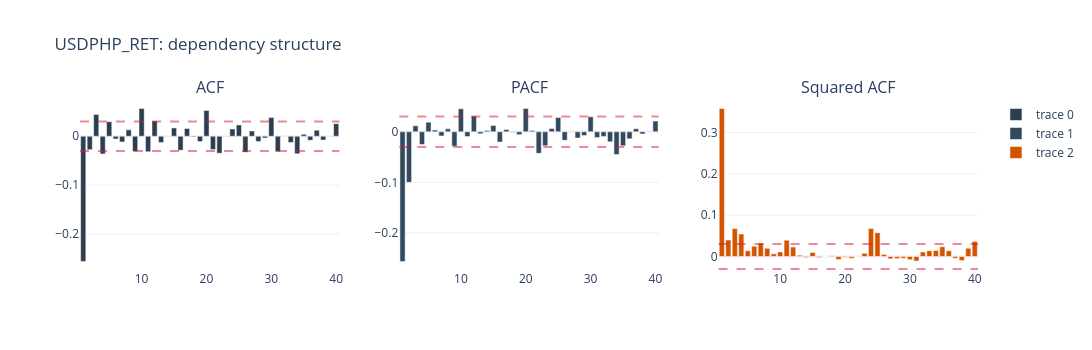
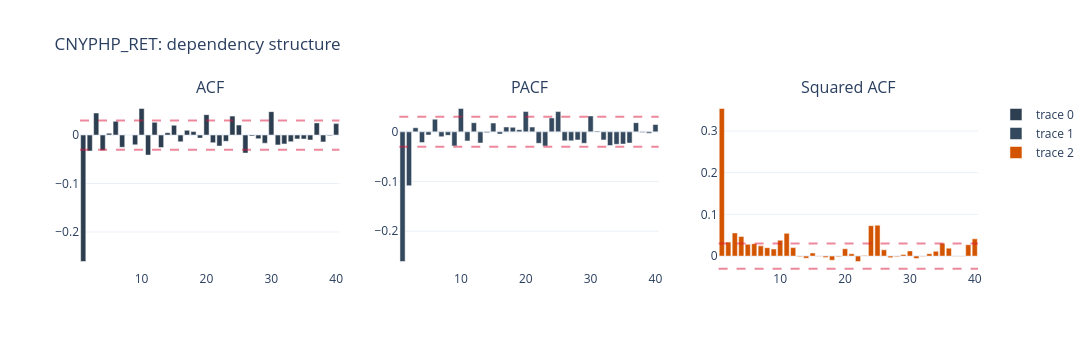
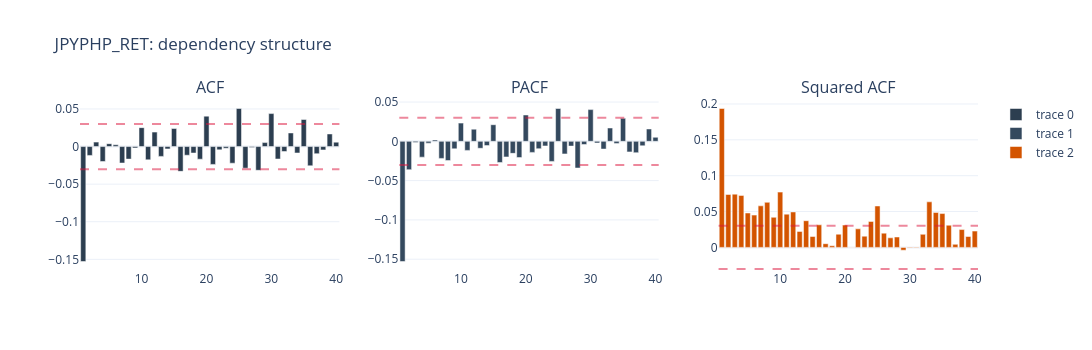
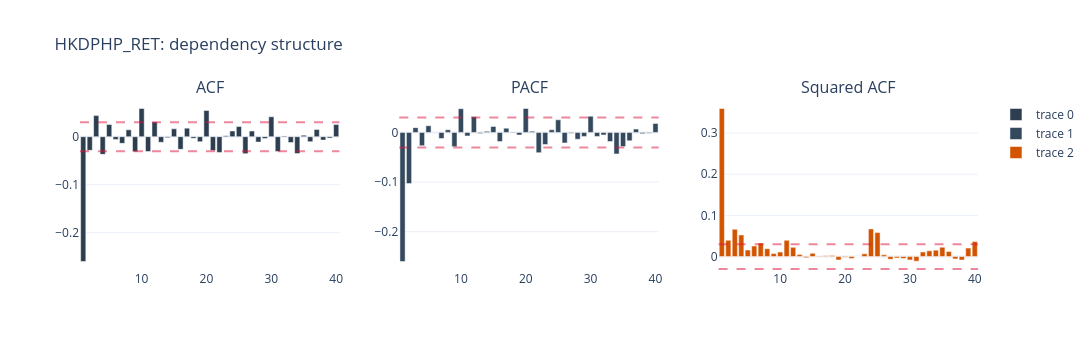

The cell these charts' notebook holds for them, in order:
### Markdown cell above
## 5) Full ACF/PACF/Squared-ACF Structure (all pairs)

### Code cell
acf_panel = acf_pacf_sqacf_table(config, split='fx_aligned', nlags=40)
display(acf_panel.head(20))
save_table(acf_panel, diagnostics_dir / 'acf_pacf_sqacf_panel.csv')

for pair in ret_cols:
    sub = acf_panel[acf_panel['Pair'] == pair]
    if sub.empty:
        continue
    fig = make_subplots(rows=1, cols=3, subplot_titles=['ACF', 'PACF', 'Squared ACF'])
    fig.add_trace(go.Bar(x=sub['Lag'], y=sub['ACF'], marker_color='#2c3e50'), row=1, col=1)
    fig.add_trace(go.Bar(x=sub['Lag'], y=sub['PACF'], marker_color='#34495e'), row=1, col=2)
    fig.add_trace(go.Bar(x=sub['Lag'], y=sub['SqACF'], marker_color='#d35400'), row=1, col=3)
    ci = sub['sig_bound'].iloc[0]
    for col in [1, 2, 3]:
        fig.add_hline(y=ci, line_dash='dash', line_color='crimson', opacity=0.5, row=1, col=col)
        fig.add_hline(y=-ci, line_dash='dash', line_color='crimson', opacity=0.5, row=1, col=col)
    fig.update_layout(title=f'{pair}: dependency structure', template='plotly_white', width=1200, height=350)
    fig.show()
    fig.write_html(str(diagnostics_dir / f'acf_pacf_sqacf_{pair}.html'))

### Figure 1 — Plotly figure (JSON) as saved in the notebook; plotly's stock layout.template omitted (floating-point values rounded to 4 significant figures)
{"data": [{"marker": {"color": "#2c3e50"}, "type": "bar", "x": [1, 2, 3, 4, 5, 6, 7, 8, 9, 10, 11, 12, 13, 14, 15, 16, 17, 18, 19, 20, 21, 22, 23, 24, 25, 26, 27, 28, 29, 30, 31, 32, 33, 34, 35, 36, 37, 38, 39, 40], "xaxis": "x", "y": [-0.2566, -0.02756, 0.04438, -0.03632, 0.02976, -0.005594, -0.01166, 0.01306, -0.03144, 0.05678, -0.03197, 0.03125, -0.01306, -0.0008226, 0.01691, -0.0287, 0.01582, -0.001445, -0.01102, 0.05266, -0.02742, -0.03486, -0.0006631, 0.01482, 0.0231, -0.03304, 0.01083, -0.01098, -0.003785, 0.03824, -0.03204, -0.0004907, -0.01269, -0.03602, 0.003866, -0.008393, 0.01239, -0.007979, -0.0008325, 0.02579], "yaxis": "y"}, {"marker": {"color": "#34495e"}, "type": "bar", "x": [1, 2, 3, 4, 5, 6, 7, 8, 9, 10, 11, 12, 13, 14, 15, 16, 17, 18, 19, 20, 21, 22, 23, 24, 25, 26, 27, 28, 29, 30, 31, 32, 33, 34, 35, 36, 37, 38, 39, 40], "xaxis": "x2", "y": [-0.2567, -0.1001, 0.01183, -0.02541, 0.01904, 0.00345, -0.00838, 0.005826, -0.02863, 0.04538, -0.009601, 0.03106, -0.004015, 0.002698, 0.01254, -0.02043, 0.004583, -0.001064, -0.005659, 0.04604, 0.002519, -0.04264, -0.02766, 0.006401, 0.02837, -0.01692, -0.0002977, -0.01235, -0.007327, 0.02967, -0.01151, -0.009136, -0.01998, -0.04496, -0.0278, -0.01402, 0.006109, -0.004275, -0.0004824, 0.02109], "yaxis": "y2"}, {"marker": {"color": "#d35400"}, "type": "bar", "x": [1, 2, 3, 4, 5, 6, 7, 8, 9, 10, 11, 12, 13, 14, 15, 16, 17, 18, 19, 20, 21, 22, 23, 24, 25, 26, 27, 28, 29, 30, 31, 32, 33, 34, 35, 36, 37, 38, 39, 40], "xaxis": "x3", "y": [0.3578, 0.03996, 0.06749, 0.05418, 0.01395, 0.02484, 0.03243, 0.01977, 0.006438, 0.01107, 0.03961, 0.02278, 0.003077, -0.002133, 0.009893, -0.002396, 8.579e-05, 0.002164, -0.007403, -0.001689, -0.0039, 0.0006524, 0.007728, 0.06774, 0.05753, 0.004687, -0.005558, -0.004584, -0.004024, -0.00754, -0.01073, 0.01097, 0.01427, 0.01459, 0.02356, 0.01406, -0.003995, -0.009473, 0.02004, 0.03656], "yaxis": "y3"}], "layout": {"annotations": [{"font": {"size": 16}, "showarrow": false, "text": "ACF", "x": 0.1444, "xanchor": "center", "xref": "paper", "y": 1, "yanchor": "bottom", "yref": "paper"}, {"font": {"size": 16}, "showarrow": false, "text": "PACF", "x": 0.5, "xanchor": "center", "xref": "paper", "y": 1, "yanchor": "bottom", "yref": "paper"}, {"font": {"size": 16}, "showarrow": false, "text": "Squared ACF", "x": 0.8556, "xanchor": "center", "xref": "paper", "y": 1, "yanchor": "bottom", "yref": "paper"}], "height": 350, "shapes": [{"line": {"color": "crimson", "dash": "dash"}, "opacity": 0.5, "type": "line", "x0": 0, "x1": 1, "xref": "x domain", "y0": 0.03014, "y1": 0.03014, "yref": "y"}, {"line": {"color": "crimson", "dash": "dash"}, "opacity": 0.5, "type": "line", "x0": 0, "x1": 1, "xref": "x domain", "y0": -0.03014, "y1": -0.03014, "yref": "y"}, {"line": {"color": "crimson", "dash": "dash"}, "opacity": 0.5, "type": "line", "x0": 0, "x1": 1, "xref": "x2 domain", "y0": 0.03014, "y1": 0.03014, "yref": "y2"}, {"line": {"color": "crimson", "dash": "dash"}, "opacity": 0.5, "type": "line", "x0": 0, "x1": 1, "xref": "x2 domain", "y0": -0.03014, "y1": -0.03014, "yref": "y2"}, {"line": {"color": "crimson", "dash": "dash"}, "opacity": 0.5, "type": "line", "x0": 0, "x1": 1, "xref": "x3 domain", "y0": 0.03014, "y1": 0.03014, "yref": "y3"}, {"line": {"color": "crimson", "dash": "dash"}, "opacity": 0.5, "type": "line", "x0": 0, "x1": 1, "xref": "x3 domain", "y0": -0.03014, "y1": -0.03014, "yref": "y3"}], "title": {"text": "USDPHP_RET: dependency structure"}, "width": 1200, "xaxis": {"anchor": "y", "domain": [0, 0.2889]}, "xaxis2": {"anchor": "y2", "domain": [0.3556, 0.6444]}, "xaxis3": {"anchor": "y3", "domain": [0.7111, 1]}, "yaxis": {"anchor": "x", "domain": [0, 1]}, "yaxis2": {"anchor": "x2", "domain": [0, 1]}, "yaxis3": {"anchor": "x3", "domain": [0, 1]}}}

### Figure 2 — Plotly figure (JSON) as saved in the notebook; plotly's stock layout.template omitted (floating-point values rounded to 4 significant figures)
{"data": [{"marker": {"color": "#2c3e50"}, "type": "bar", "x": [1, 2, 3, 4, 5, 6, 7, 8, 9, 10, 11, 12, 13, 14, 15, 16, 17, 18, 19, 20, 21, 22, 23, 24, 25, 26, 27, 28, 29, 30, 31, 32, 33, 34, 35, 36, 37, 38, 39, 40], "xaxis": "x", "y": [-0.261, -0.03295, 0.04548, -0.03169, 0.003859, 0.02824, -0.02526, 0.0001989, -0.02024, 0.05476, -0.0414, 0.02623, -0.0258, 0.004908, 0.02023, -0.01399, 0.009696, 0.007036, -0.006337, 0.04212, -0.01576, -0.02272, -0.01292, 0.03906, 0.02061, -0.03729, -0.002221, -0.007582, -0.01681, 0.0483, -0.02033, -0.01838, -0.01368, -0.008033, -0.00824, -0.01031, 0.02509, -0.01414, -0.001282, 0.02363], "yaxis": "y"}, {"marker": {"color": "#34495e"}, "type": "bar", "x": [1, 2, 3, 4, 5, 6, 7, 8, 9, 10, 11, 12, 13, 14, 15, 16, 17, 18, 19, 20, 21, 22, 23, 24, 25, 26, 27, 28, 29, 30, 31, 32, 33, 34, 35, 36, 37, 38, 39, 40], "xaxis": "x2", "y": [-0.2611, -0.1085, 0.008299, -0.02164, -0.006444, 0.02547, -0.009863, -0.007094, -0.02843, 0.04696, -0.01832, 0.01836, -0.02245, -0.001798, 0.01766, -0.004596, 0.0098, 0.009177, 0.004256, 0.04085, 0.009617, -0.02313, -0.02854, 0.02794, 0.04076, -0.01816, -0.01811, -0.01634, -0.02305, 0.03199, 0.001892, -0.01633, -0.02764, -0.02514, -0.02468, -0.02251, 0.01844, -0.001266, -0.002779, 0.01473], "yaxis": "y2"}, {"marker": {"color": "#d35400"}, "type": "bar", "x": [1, 2, 3, 4, 5, 6, 7, 8, 9, 10, 11, 12, 13, 14, 15, 16, 17, 18, 19, 20, 21, 22, 23, 24, 25, 26, 27, 28, 29, 30, 31, 32, 33, 34, 35, 36, 37, 38, 39, 40], "xaxis": "x3", "y": [0.3538, 0.0335, 0.0556, 0.04702, 0.02832, 0.02977, 0.02466, 0.02013, 0.01701, 0.03821, 0.05452, 0.02039, -0.001533, -0.004955, 0.007469, -0.0001794, -0.003226, -0.009975, -0.001787, 0.01765, 0.005618, -0.01296, 0.001226, 0.07301, 0.07411, 0.01512, -0.00375, -0.001794, 0.003733, 0.01244, -0.005754, -0.001174, 0.005779, 0.01157, 0.03077, 0.01908, -0.0001753, -0.0003759, 0.0273, 0.04136], "yaxis": "y3"}], "layout": {"annotations": [{"font": {"size": 16}, "showarrow": false, "text": "ACF", "x": 0.1444, "xanchor": "center", "xref": "paper", "y": 1, "yanchor": "bottom", "yref": "paper"}, {"font": {"size": 16}, "showarrow": false, "text": "PACF", "x": 0.5, "xanchor": "center", "xref": "paper", "y": 1, "yanchor": "bottom", "yref": "paper"}, {"font": {"size": 16}, "showarrow": false, "text": "Squared ACF", "x": 0.8556, "xanchor": "center", "xref": "paper", "y": 1, "yanchor": "bottom", "yref": "paper"}], "height": 350, "shapes": [{"line": {"color": "crimson", "dash": "dash"}, "opacity": 0.5, "type": "line", "x0": 0, "x1": 1, "xref": "x domain", "y0": 0.03014, "y1": 0.03014, "yref": "y"}, {"line": {"color": "crimson", "dash": "dash"}, "opacity": 0.5, "type": "line", "x0": 0, "x1": 1, "xref": "x domain", "y0": -0.03014, "y1": -0.03014, "yref": "y"}, {"line": {"color": "crimson", "dash": "dash"}, "opacity": 0.5, "type": "line", "x0": 0, "x1": 1, "xref": "x2 domain", "y0": 0.03014, "y1": 0.03014, "yref": "y2"}, {"line": {"color": "crimson", "dash": "dash"}, "opacity": 0.5, "type": "line", "x0": 0, "x1": 1, "xref": "x2 domain", "y0": -0.03014, "y1": -0.03014, "yref": "y2"}, {"line": {"color": "crimson", "dash": "dash"}, "opacity": 0.5, "type": "line", "x0": 0, "x1": 1, "xref": "x3 domain", "y0": 0.03014, "y1": 0.03014, "yref": "y3"}, {"line": {"color": "crimson", "dash": "dash"}, "opacity": 0.5, "type": "line", "x0": 0, "x1": 1, "xref": "x3 domain", "y0": -0.03014, "y1": -0.03014, "yref": "y3"}], "title": {"text": "CNYPHP_RET: dependency structure"}, "width": 1200, "xaxis": {"anchor": "y", "domain": [0, 0.2889]}, "xaxis2": {"anchor": "y2", "domain": [0.3556, 0.6444]}, "xaxis3": {"anchor": "y3", "domain": [0.7111, 1]}, "yaxis": {"anchor": "x", "domain": [0, 1]}, "yaxis2": {"anchor": "x2", "domain": [0, 1]}, "yaxis3": {"anchor": "x3", "domain": [0, 1]}}}

### Figure 3 — Plotly figure (JSON) as saved in the notebook; plotly's stock layout.template omitted (floating-point values rounded to 4 significant figures)
{"data": [{"marker": {"color": "#2c3e50"}, "type": "bar", "x": [1, 2, 3, 4, 5, 6, 7, 8, 9, 10, 11, 12, 13, 14, 15, 16, 17, 18, 19, 20, 21, 22, 23, 24, 25, 26, 27, 28, 29, 30, 31, 32, 33, 34, 35, 36, 37, 38, 39, 40], "xaxis": "x", "y": [-0.1529, -0.01181, 0.005886, -0.01989, 0.003828, 0.002321, -0.02191, -0.01672, -0.001821, 0.02516, -0.0177, 0.01921, -0.01311, -0.003121, 0.02395, -0.033, -0.01152, -0.00862, -0.0168, 0.04044, -0.02378, -0.004366, -0.002208, -0.02216, 0.05061, -0.0288, -0.001197, -0.03159, 0.005274, 0.04385, -0.01657, -0.006592, 0.01809, -0.008535, 0.03602, -0.02564, -0.009487, -0.004486, 0.01677, 0.005874], "yaxis": "y"}, {"marker": {"color": "#34495e"}, "type": "bar", "x": [1, 2, 3, 4, 5, 6, 7, 8, 9, 10, 11, 12, 13, 14, 15, 16, 17, 18, 19, 20, 21, 22, 23, 24, 25, 26, 27, 28, 29, 30, 31, 32, 33, 34, 35, 36, 37, 38, 39, 40], "xaxis": "x2", "y": [-0.1529, -0.03605, -0.001534, -0.02013, -0.002298, 0.001672, -0.02172, -0.02449, -0.009551, 0.02319, -0.01152, 0.01549, -0.00883, -0.005431, 0.02116, -0.02691, -0.01985, -0.0153, -0.02064, 0.03354, -0.01407, -0.009377, -0.005863, -0.02555, 0.04178, -0.01601, -0.006068, -0.03398, -0.004078, 0.04036, -0.002051, -0.009829, 0.01698, -0.00265, 0.02928, -0.01343, -0.01445, -0.005681, 0.01572, 0.005135], "yaxis": "y2"}, {"marker": {"color": "#d35400"}, "type": "bar", "x": [1, 2, 3, 4, 5, 6, 7, 8, 9, 10, 11, 12, 13, 14, 15, 16, 17, 18, 19, 20, 21, 22, 23, 24, 25, 26, 27, 28, 29, 30, 31, 32, 33, 34, 35, 36, 37, 38, 39, 40], "xaxis": "x3", "y": [0.1937, 0.07375, 0.07429, 0.07249, 0.04797, 0.04501, 0.05796, 0.0629, 0.04195, 0.07709, 0.04638, 0.04943, 0.02228, 0.03721, 0.01516, 0.03149, 0.005131, 0.002262, 0.0184, 0.03109, 8.037e-05, 0.02587, 0.01567, 0.03622, 0.05776, 0.01989, 0.01335, 0.0145, -0.003958, 0.0005038, 0.0003732, 0.01825, 0.06355, 0.04863, 0.04718, 0.03092, 0.004253, 0.02488, 0.01519, 0.02274], "yaxis": "y3"}], "layout": {"annotations": [{"font": {"size": 16}, "showarrow": false, "text": "ACF", "x": 0.1444, "xanchor": "center", "xref": "paper", "y": 1, "yanchor": "bottom", "yref": "paper"}, {"font": {"size": 16}, "showarrow": false, "text": "PACF", "x": 0.5, "xanchor": "center", "xref": "paper", "y": 1, "yanchor": "bottom", "yref": "paper"}, {"font": {"size": 16}, "showarrow": false, "text": "Squared ACF", "x": 0.8556, "xanchor": "center", "xref": "paper", "y": 1, "yanchor": "bottom", "yref": "paper"}], "height": 350, "shapes": [{"line": {"color": "crimson", "dash": "dash"}, "opacity": 0.5, "type": "line", "x0": 0, "x1": 1, "xref": "x domain", "y0": 0.03014, "y1": 0.03014, "yref": "y"}, {"line": {"color": "crimson", "dash": "dash"}, "opacity": 0.5, "type": "line", "x0": 0, "x1": 1, "xref": "x domain", "y0": -0.03014, "y1": -0.03014, "yref": "y"}, {"line": {"color": "crimson", "dash": "dash"}, "opacity": 0.5, "type": "line", "x0": 0, "x1": 1, "xref": "x2 domain", "y0": 0.03014, "y1": 0.03014, "yref": "y2"}, {"line": {"color": "crimson", "dash": "dash"}, "opacity": 0.5, "type": "line", "x0": 0, "x1": 1, "xref": "x2 domain", "y0": -0.03014, "y1": -0.03014, "yref": "y2"}, {"line": {"color": "crimson", "dash": "dash"}, "opacity": 0.5, "type": "line", "x0": 0, "x1": 1, "xref": "x3 domain", "y0": 0.03014, "y1": 0.03014, "yref": "y3"}, {"line": {"color": "crimson", "dash": "dash"}, "opacity": 0.5, "type": "line", "x0": 0, "x1": 1, "xref": "x3 domain", "y0": -0.03014, "y1": -0.03014, "yref": "y3"}], "title": {"text": "JPYPHP_RET: dependency structure"}, "width": 1200, "xaxis": {"anchor": "y", "domain": [0, 0.2889]}, "xaxis2": {"anchor": "y2", "domain": [0.3556, 0.6444]}, "xaxis3": {"anchor": "y3", "domain": [0.7111, 1]}, "yaxis": {"anchor": "x", "domain": [0, 1]}, "yaxis2": {"anchor": "x2", "domain": [0, 1]}, "yaxis3": {"anchor": "x3", "domain": [0, 1]}}}

### Figure 4 — Plotly figure (JSON) as saved in the notebook; plotly's stock layout.template omitted (floating-point values rounded to 4 significant figures)
{"data": [{"marker": {"color": "#2c3e50"}, "type": "bar", "x": [1, 2, 3, 4, 5, 6, 7, 8, 9, 10, 11, 12, 13, 14, 15, 16, 17, 18, 19, 20, 21, 22, 23, 24, 25, 26, 27, 28, 29, 30, 31, 32, 33, 34, 35, 36, 37, 38, 39, 40], "xaxis": "x", "y": [-0.2599, -0.0285, 0.04386, -0.03682, 0.02532, -0.00575, -0.01392, 0.01423, -0.03114, 0.05866, -0.03098, 0.03069, -0.01162, -0.002048, 0.01633, -0.02633, 0.01778, -0.003323, -0.01044, 0.05465, -0.02887, -0.03282, 0.00201, 0.01188, 0.02107, -0.03529, 0.01175, -0.01126, -0.003907, 0.0414, -0.03083, 0.001558, -0.01231, -0.03519, 0.00309, -0.01043, 0.01481, -0.007149, -0.002992, 0.02523], "yaxis": "y"}, {"marker": {"color": "#34495e"}, "type": "bar", "x": [1, 2, 3, 4, 5, 6, 7, 8, 9, 10, 11, 12, 13, 14, 15, 16, 17, 18, 19, 20, 21, 22, 23, 24, 25, 26, 27, 28, 29, 30, 31, 32, 33, 34, 35, 36, 37, 38, 39, 40], "xaxis": "x2", "y": [-0.2599, -0.103, 0.009679, -0.02673, 0.01352, 0.0004169, -0.01231, 0.005356, -0.02858, 0.04779, -0.007052, 0.03181, -0.002052, 0.002184, 0.01215, -0.01838, 0.008565, -0.001229, -0.005245, 0.04821, 0.002385, -0.04073, -0.02439, 0.005359, 0.02542, -0.02115, -0.001865, -0.01369, -0.008001, 0.03268, -0.008107, -0.005092, -0.01829, -0.04331, -0.02834, -0.01681, 0.006748, -0.002449, -0.001805, 0.01823], "yaxis": "y2"}, {"marker": {"color": "#d35400"}, "type": "bar", "x": [1, 2, 3, 4, 5, 6, 7, 8, 9, 10, 11, 12, 13, 14, 15, 16, 17, 18, 19, 20, 21, 22, 23, 24, 25, 26, 27, 28, 29, 30, 31, 32, 33, 34, 35, 36, 37, 38, 39, 40], "xaxis": "x3", "y": [0.3595, 0.03961, 0.06632, 0.0525, 0.01579, 0.0257, 0.03307, 0.01922, 0.007269, 0.01085, 0.03954, 0.0225, 0.004854, -0.002522, 0.007976, -0.001184, 0.002089, 0.002408, -0.008107, -0.001815, -0.004683, 0.0002619, 0.006777, 0.06716, 0.05818, 0.004162, -0.00651, -0.003457, -0.004593, -0.008076, -0.01102, 0.01125, 0.0141, 0.01566, 0.02291, 0.01255, -0.005692, -0.008431, 0.02062, 0.03654], "yaxis": "y3"}], "layout": {"annotations": [{"font": {"size": 16}, "showarrow": false, "text": "ACF", "x": 0.1444, "xanchor": "center", "xref": "paper", "y": 1, "yanchor": "bottom", "yref": "paper"}, {"font": {"size": 16}, "showarrow": false, "text": "PACF", "x": 0.5, "xanchor": "center", "xref": "paper", "y": 1, "yanchor": "bottom", "yref": "paper"}, {"font": {"size": 16}, "showarrow": false, "text": "Squared ACF", "x": 0.8556, "xanchor": "center", "xref": "paper", "y": 1, "yanchor": "bottom", "yref": "paper"}], "height": 350, "shapes": [{"line": {"color": "crimson", "dash": "dash"}, "opacity": 0.5, "type": "line", "x0": 0, "x1": 1, "xref": "x domain", "y0": 0.03014, "y1": 0.03014, "yref": "y"}, {"line": {"color": "crimson", "dash": "dash"}, "opacity": 0.5, "type": "line", "x0": 0, "x1": 1, "xref": "x domain", "y0": -0.03014, "y1": -0.03014, "yref": "y"}, {"line": {"color": "crimson", "dash": "dash"}, "opacity": 0.5, "type": "line", "x0": 0, "x1": 1, "xref": "x2 domain", "y0": 0.03014, "y1": 0.03014, "yref": "y2"}, {"line": {"color": "crimson", "dash": "dash"}, "opacity": 0.5, "type": "line", "x0": 0, "x1": 1, "xref": "x2 domain", "y0": -0.03014, "y1": -0.03014, "yref": "y2"}, {"line": {"color": "crimson", "dash": "dash"}, "opacity": 0.5, "type": "line", "x0": 0, "x1": 1, "xref": "x3 domain", "y0": 0.03014, "y1": 0.03014, "yref": "y3"}, {"line": {"color": "crimson", "dash": "dash"}, "opacity": 0.5, "type": "line", "x0": 0, "x1": 1, "xref": "x3 domain", "y0": -0.03014, "y1": -0.03014, "yref": "y3"}], "title": {"text": "HKDPHP_RET: dependency structure"}, "width": 1200, "xaxis": {"anchor": "y", "domain": [0, 0.2889]}, "xaxis2": {"anchor": "y2", "domain": [0.3556, 0.6444]}, "xaxis3": {"anchor": "y3", "domain": [0.7111, 1]}, "yaxis": {"anchor": "x", "domain": [0, 1]}, "yaxis2": {"anchor": "x2", "domain": [0, 1]}, "yaxis3": {"anchor": "x3", "domain": [0, 1]}}}
